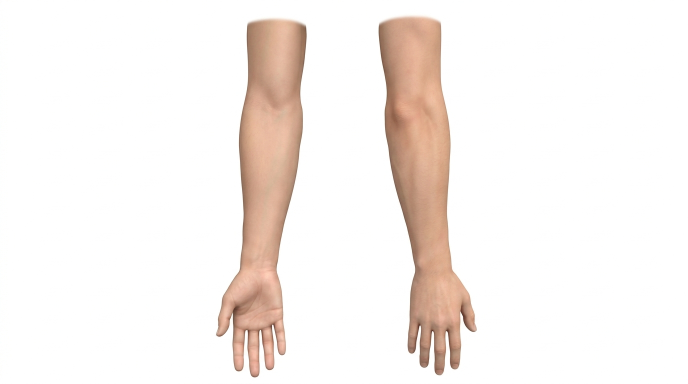
#> input picture tools/recorrido/base_brazos_v2.png, 1376 x 768 px (shown at 1/2 size)
$ python generar_electrodos.py recorrido/base_brazos_v2.png
#> lines starting #> are read from the running program, lines starting #| are printed output that depends on the picture; after the words box and inside, x2 and y2 are one past the last pixel; in counts of white or black regions, pixels touching at a corner belong together
"""Render the forearm electrode-placement figure, in both languages.

    python tools/generar_electrodos.py        # both
    python tools/generar_electrodos.py en     # English only

Writes ``docs/electrodos_antebrazo_<lang>.png``, the figure the placement
guide and the manuals carry. It is the same drawing as the article's figure
of where the muscles are, built over the same base and with the same
construction, so the manual and the paper cannot drift apart.

The figure exists because "put the electrodes on the muscle belly" is not an
instruction anyone can follow precisely. What makes placement repeatable is a
**bony landmark to measure from**, plus a palpation test to confirm the muscle
underneath is the intended one. Both are drawn, and the landmark is the same
for the two channels: **the epicondyle of its own side, 5 cm away along the
belly** — the medial one for the flexor, the lateral one for the extensor.
The styloid processes are not used: they were in the construction the first
version drew, as the far end of a line the pair sat a third or a quarter of
the way down, and that is not how the pair is placed at the bench.

There is **one reference, on the olecranon**, shared by both channels: with
both pairs over the same muscle, taking either sensor's reference away changed
neither the amplitude nor the noise, so a second one buys nothing and is one
more connection to get wrong.

Each muscle is drawn in **its channel's colour in the application** —
``COLOUR_1`` and ``COLOUR_2`` of :mod:`emgteach.charts`, the ones its traces
and load bars carry — because a reader looks at this figure and then at the
screen, and two keys for the same two muscles is one too many.

The anatomical base (``tools/recorrido/base_brazos_v2.png``, shared with the
guided tour's pictures) is an AI-generated image of two forearms, made without
text or electrodes; the muscle bellies, the landmarks, the electrode positions
and every measurement on top of it are the author's, drawn to scale: elbow
crease to wrist is 25 cm, and from that come the 5 cm from each epicondyle,
the 2 cm between electrodes and the 10 mm of each one.
"""

from __future__ import annotations

import sys
from pathlib import Path

import matplotlib

matplotlib.use("Agg")
import matplotlib.pyplot as plt
import numpy as np
from matplotlib.patches import Circle, FancyBboxPatch, Polygon
from matplotlib.path import Path as MplPath
from PIL import Image

from emgteach.charts import COLOUR_1, COLOUR_2

RAIZ = Path(__file__).resolve().parent.parent
BASE = Path(__file__).resolve().parent / "recorrido" / "base_brazos_v2.png"
DESTINO = RAIZ / "docs"

TEXTOS = {
    "es": {
        "titulo": "Dónde están los músculos y dónde van los electrodos",
        "cara_a": "A · Cara anterior", "cara_b": "B · Cara posterior",
        "canal_1": "Canal 1", "canal_2": "Canal 2",
        "musculo_1": "flexor radial del carpo",
        "musculo_2": "extensores radiales del carpo",
        "rotulo_1": "flexor radial\ndel carpo",
        "rotulo_2": "extensores\nradiales del carpo",
        "epitroclea": "epitróclea", "epicondilo": "epicóndilo\nlateral",
        "olecranon": "olécranon",
        "banda_1": "Los electrodos van sobre el VIENTRE del músculo, donde es ancho, nunca sobre el tendón.",
        "banda_2": "Referencia: una sola, sobre el olécranon, compartida por los dos canales.",
        "banda_3": "Localízalos palpando: canal 1 con flexión de muñeca y los dedos extendidos, canal 2 con",
        "banda_4": "extensión de muñeca. Marca con rotulador antes de limpiar la piel y pegar los electrodos.",
    },
    "en": {
        "titulo": "Where the muscles are and where the electrodes go",
        "cara_a": "A · Anterior aspect", "cara_b": "B · Posterior aspect",
        "canal_1": "Channel 1", "canal_2": "Channel 2",
        "musculo_1": "flexor carpi radialis",
        "musculo_2": "extensor carpi radialis",
        "rotulo_1": "flexor carpi\nradialis",
        "rotulo_2": "extensor carpi\nradialis",
        "epitroclea": "medial\nepicondyle", "epicondilo": "lateral\nepicondyle",
        "olecranon": "olecranon",
        "banda_1": "Electrodes go over the muscle BELLY, where it is widest — never over the tendon.",
        "banda_2": "Reference: a single one, on the olecranon, shared by both channels.",
        "banda_3": "Find them by palpation: channel 1 with wrist flexion and the fingers extended, channel 2",
        "banda_4": "with wrist extension. Mark with a pen before cleaning the skin and applying the electrodes.",
    },
}

# The base, cropped to the two forearms, and the author's construction in
# pixels of that crop.
_im = Image.open(BASE).convert("RGB")
_a = np.asarray(_im)
#> _a is the input picture: shape (768, 1376, 3); mean R, G, B 247.7, 241.5, 238
_nb = _a.astype(int).sum(2) < 720
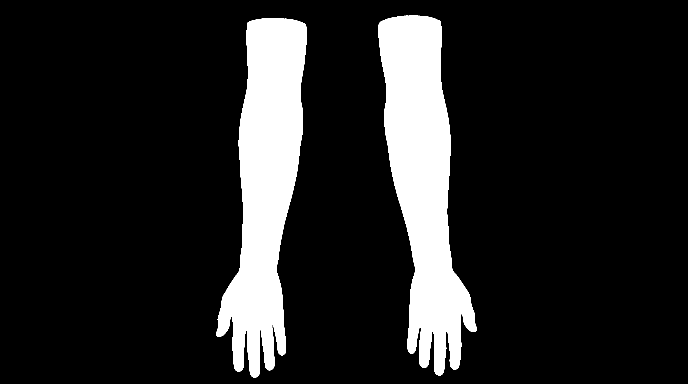
#> _nb: shape (768, 1376) bool (shown at 1/2 size); 14% white; 2 white regions, box (x1, y1, x2, y2) and area: (757, 31, 954, 751) 74978, (432, 36, 614, 755) 73436
_cols = np.where(_nb.any(0))[0]
_rows = np.where(_nb.any(1))[0]
IM = _im.crop((_cols.min() - 14, _rows.min() - 8, _cols.max() + 15,
               _rows.max() + 9)).crop((0, 0, 550, 572))
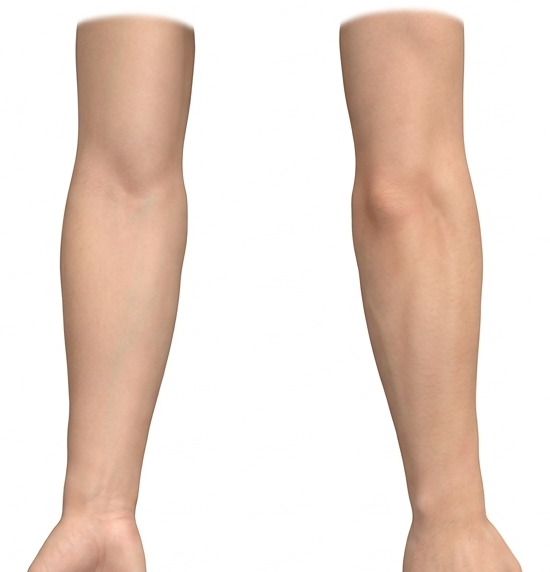
#> IM: PIL image 550x572 RGB; mean R, G, B 236.1, 219.4, 209.7
_M = np.asarray(IM).astype(int).sum(2) < 700
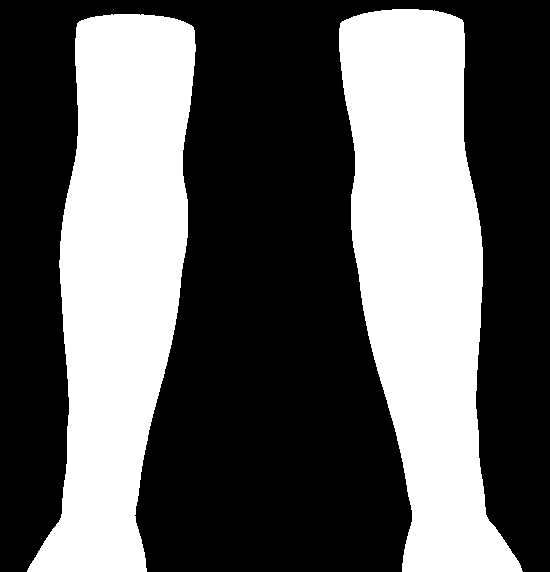
#> _M: shape (572, 550) bool; 37.8% white; 2 white regions, box (x1, y1, x2, y2) and area: (339, 9, 523, 572) 60475, (27, 14, 196, 572) 58421

Y_CODO, Y_MUNECA = 230, 510
CM_PX = (Y_MUNECA - Y_CODO) / 25.0
EPITROCLEA, EPICONDILO = (184, 236), (480, 230)
#: The point of the elbow seen from behind, between the epicondyles and
#: nearer the medial one: where the one reference goes.
OLECRANON = (400, 200)
#: Control points of each muscle's course, from origin to insertion.
FCR = [(184, 236), (158, 300), (130, 372), (106, 448), (88, 542)]
ECR = [(482, 216), (470, 286), (462, 356), (464, 436), (470, 528)]
#: How far down the belly the pair sits, from its own epicondyle.
DESDE_EPICONDILO_CM = 5.0

ANCHO_IN = 6.5
ESC = (ANCHO_IN * 72 * 0.60) / IM.size[0]
#> ESC = 0.511
IMG_W, IMG_H = IM.size[0] * ESC, IM.size[1] * ESC
#> IMG_W = 280.8; IMG_H = 292
ALTO_IN = (IMG_H + 176) / 72
#> ALTO_IN = 6.5
W, H = ANCHO_IN * 72, ALTO_IN * 72
#> W = 468; H = 468

MUS_F, MUS_E = COLOUR_1, COLOUR_2        # the application's key, not the figure's
HUESO, TXT, REF, AZUL_T = "#333333", "#1f2933", "#12833f", "#1F4E79"


def cm(v: float) -> float:
    """Real centimetres, in pixels of the base."""
    return v * CM_PX


def curva(ctrl, n: int = 160):
    """A smooth course through the control points, parameterised by t."""
    c = np.asarray(ctrl, float)
    t = np.linspace(0, 1, len(c))
    tt = np.linspace(0, 1, n)
    cx = np.polyfit(t, c[:, 0], min(3, len(c) - 1))
    cy = np.polyfit(t, c[:, 1], min(3, len(c) - 1))
    return np.polyval(cx, tt), np.polyval(cy, tt), tt


class Lamina:
    """One figure: the base image placed in it, and everything drawn on top."""

    def __init__(self, t: dict) -> None:
        self.t = t
        self.fig = plt.figure(figsize=(ANCHO_IN, ALTO_IN), dpi=300)
        self.ax = self.fig.add_axes([0, 0, 1, 1])
        self.ax.set_xlim(0, W)
        self.ax.set_ylim(0, H)
        self.ax.axis("off")
        self.x0 = (W - IMG_W) / 2
        self.y0 = H - 62 - IMG_H
        self.ax.imshow(np.asarray(IM), zorder=1, aspect="auto",
                       extent=[self.x0, self.x0 + IMG_W,
                               self.y0, self.y0 + IMG_H])

    def px(self, x: float, y: float) -> tuple[float, float]:
        return (self.x0 + x * ESC, self.y0 + IMG_H - y * ESC)

    def silueta(self, x0: int, x1: int) -> MplPath:
        """The arm's outline between two columns, to clip a belly with."""
        izq, der = [], []
        for y in range(8, _M.shape[0] - 2):
            f = np.where(_M[y, x0:x1])[0]
            if len(f) < 8:
                continue
            izq.append((x0 + f.min(), y))
            der.append((x0 + f.max(), y))
        return MplPath([self.px(a, b) for a, b in izq + der[::-1]])

    def vientre(self, ctrl, w_max_cm: float, color: str, clip):
        """The belly: wide in the proximal third, a thin tendon distally."""
        xs, ys, tt = curva(ctrl)
        perfil = np.interp(tt, [0.0, 0.10, 0.30, 0.55, 0.72, 1.0],
                           [0.30, 0.85, 1.00, 0.62, 0.20, 0.13]) * cm(w_max_cm)
        dx, dy = np.gradient(xs), np.gradient(ys)
        n = np.hypot(dx, dy)
        nx, ny = -dy / n, dx / n
        poly = np.vstack([np.stack([xs + nx * perfil, ys + ny * perfil], 1),
                          np.stack([xs - nx * perfil, ys - ny * perfil], 1)[::-1]])
        par = Polygon([self.px(*p) for p in poly], closed=True, fc=color,
                      alpha=.46, ec=color, lw=1.0, zorder=4)
        self.ax.add_patch(par)
        par.set_clip_path(clip, transform=self.ax.transData)
        return xs, ys

    def rotulo_musculo(self, xp, yp, etq, color, dx, ha) -> None:
        """The muscle's name outside the arm, with a leader line."""
        x, y = self.px(xp, yp)
        self.ax.plot([x, x + dx], [y, y], color=color, lw=0.8, alpha=.8, zorder=7)
        self.ax.text(x + dx + (3 if ha == "left" else -3), y, etq, fontsize=8.2,
                     color=color, fontweight="bold", ha=ha, va="center",
                     zorder=8, linespacing=1.2)

    def electrodos(self, xp, yp, ang, lado) -> None:
        d = cm(2.0) / 2 * ESC
        r = cm(1.0) / 2 * ESC
        x, y = self.px(xp, yp)
        ux, uy = np.sin(np.radians(ang)), np.cos(np.radians(ang))
        for s in (+1, -1):
            self.ax.add_patch(Circle((x + s * d * ux, y + s * d * uy), r,
                                     fc="#2b2b2b", ec="white", lw=1.2, zorder=9))
            self.ax.add_patch(Circle((x + s * d * ux, y + s * d * uy), r * 0.34,
                                     fc="#e8e8e8", zorder=10))
        self.ax.annotate("", xy=(x + d * ux + lado * 13, y + d * uy),
                         xytext=(x - d * ux + lado * 13, y - d * uy), zorder=9,
                         arrowprops=dict(arrowstyle="<->", color=TXT, lw=0.9,
                                         shrinkA=0, shrinkB=0))
        self.ax.text(x + lado * 16, y, "2 cm", fontsize=8.2, color=TXT, zorder=9,
                     ha="left" if lado > 0 else "right", va="center")

    def hueso(self, xp, yp, etq, dxp, dyp, ha, relleno="white") -> None:
        """A palpable bony landmark: the thing placement is measured from."""
        x, y = self.px(xp, yp)
        x2, y2 = self.px(xp + dxp, yp + dyp)
        self.ax.add_patch(Circle((x, y), 3.2, fc=relleno, ec=HUESO, lw=1.4, zorder=9))
        self.ax.plot([x, x2], [y, y2], color=HUESO, lw=0.9, zorder=8)
        self.ax.text(x2 + (3 if ha == "left" else -3), y2, etq, fontsize=8.2,
                     color=HUESO, ha=ha, va="center", zorder=9, linespacing=1.25)

    def par_del_canal(self, ctrl, w_max_cm, color, clip, origen, lado, dx_cota):
        """A muscle with its pair, measured from its own epicondyle."""
        xs, ys = self.vientre(ctrl, w_max_cm, color, clip)
        i = int(np.argmin(np.abs(np.hypot(xs - origen[0], ys - origen[1])
                                 - cm(DESDE_EPICONDILO_CM))))
        ang = np.degrees(np.arctan2(xs[i + 3] - xs[i - 3],
                                    -(ys[i + 3] - ys[i - 3])))
        self.electrodos(xs[i], ys[i], ang, lado=lado)
        xm, ym = self.px(*origen)
        xn, yn = self.px(xs[i], ys[i])
        self.ax.annotate("", xy=(xn, yn), xytext=(xm, ym), zorder=7,
                         arrowprops=dict(arrowstyle="<->", color=color, lw=1.0,
                                         shrinkA=4, shrinkB=7))
        self.ax.text((xm + xn) / 2 + dx_cota, (ym + yn) / 2, "5 cm", fontsize=8.2,
                     color=color, fontweight="bold",
                     ha="right" if dx_cota < 0 else "left", va="center", zorder=8)

    def referencia(self, xp, yp, etq) -> None:
        """The one reference, on the olecranon."""
        x, y = self.px(xp, yp)
        self.ax.add_patch(Circle((x, y), 5.0, fc=REF, ec="white", lw=1.4, zorder=10))
        self.ax.add_patch(Circle((x, y), 1.8, fc="white", zorder=11))
        x2, y2 = self.px(xp - 40, yp - 34)
        self.ax.plot([x, x2], [y, y2], color=HUESO, lw=0.9, zorder=8)
        self.ax.text(x2 - 3, y2, etq, fontsize=8.2, color=HUESO, ha="right",
                     va="center", linespacing=1.25, zorder=9)

    def banda(self) -> None:
        """The legend under the two panels."""
        t = self.t
        y0, alto = 14, 92
        self.ax.add_patch(FancyBboxPatch(
            (26, y0), W - 52, alto, boxstyle="round,pad=0,rounding_size=6",
            fc="#f5f2ec", ec="#d9cbb8", lw=1.0, zorder=1))
        y = y0 + alto - 18
        self.ax.add_patch(Circle((44, y), 5.4, fc="#2b2b2b", ec="white", lw=1.4, zorder=3))
        self.ax.add_patch(Circle((44, y), 1.9, fc="#e8e8e8", zorder=4))
        self.ax.text(58, y, t["banda_1"], fontsize=8.5, color=TXT, va="center")
        y -= 21
        self.ax.add_patch(Circle((44, y), 5.4, fc=REF, ec="white", lw=1.4, zorder=3))
        self.ax.add_patch(Circle((44, y), 1.9, fc="white", zorder=4))
        self.ax.text(58, y, t["banda_2"], fontsize=8.5, color=TXT, va="center")
        y -= 22
        self.ax.text(44, y, t["banda_3"], fontsize=8.5, color=TXT, va="center")
        y -= 13
        self.ax.text(44, y, t["banda_4"], fontsize=8.5, color=TXT, va="center")


def construir(lang: str) -> Path:
    t = TEXTOS[lang]
    lm = Lamina(t)
    lm.ax.text(W / 2, H - 16, t["titulo"], fontsize=12.5, fontweight="bold",
               color=AZUL_T, ha="center", va="center")
    xa, _ = lm.px(125, 0)
    xb, _ = lm.px(414, 0)
    for xc, cara, canal, musculo, col in (
        (xa, t["cara_a"], t["canal_1"], t["musculo_1"], MUS_F),
        (xb, t["cara_b"], t["canal_2"], t["musculo_2"], MUS_E),
    ):
        lm.ax.text(xc, H - 33, cara, fontsize=9.6, fontweight="bold",
                   color=TXT, ha="center")
        lm.ax.text(xc, H - 45, canal, fontsize=8.6, fontweight="bold",
                   color=col, ha="center")
        lm.ax.text(xc, H - 56, musculo, fontsize=8.4, color=col, ha="center")

    clip_a, clip_b = lm.silueta(30, 265), lm.silueta(300, 545)
    # A · the flexor, measured from the medial epicondyle.
    lm.par_del_canal(FCR, 1.5, MUS_F, clip_a, EPITROCLEA, lado=-1, dx_cota=-11)
    lm.rotulo_musculo(112, 420, t["rotulo_1"], MUS_F, -58, "right")
    lm.hueso(*EPITROCLEA, t["epitroclea"], 26, -30, "left")
    # B · the extensor, measured from the lateral epicondyle, the same way.
    lm.par_del_canal(ECR, 1.7, MUS_E, clip_b, EPICONDILO, lado=-1, dx_cota=9)
    lm.rotulo_musculo(468, 430, t["rotulo_2"], MUS_E, 14, "left")
    lm.hueso(*EPICONDILO, t["epicondilo"], 24, -30, "left")
    lm.referencia(*OLECRANON, t["olecranon"])
    lm.banda()

    ruta = DESTINO / f"electrodos_antebrazo_{lang}.png"
    lm.fig.savefig(ruta, dpi=300, facecolor="white")
    plt.close(lm.fig)
    return ruta


def main() -> int:
    DESTINO.mkdir(parents=True, exist_ok=True)
    idiomas = [a for a in sys.argv[1:] if a in TEXTOS] or ["es", "en"]
    for lang in idiomas:
        ruta = construir(lang)
        print(f"  {ruta.relative_to(RAIZ)}  {ANCHO_IN} × {ALTO_IN:.2f} in")
#> this loop made 2 passes
#> pass 1, in construir, `lm.fig.savefig(ruta, dpi=300, facecolor="white")`:
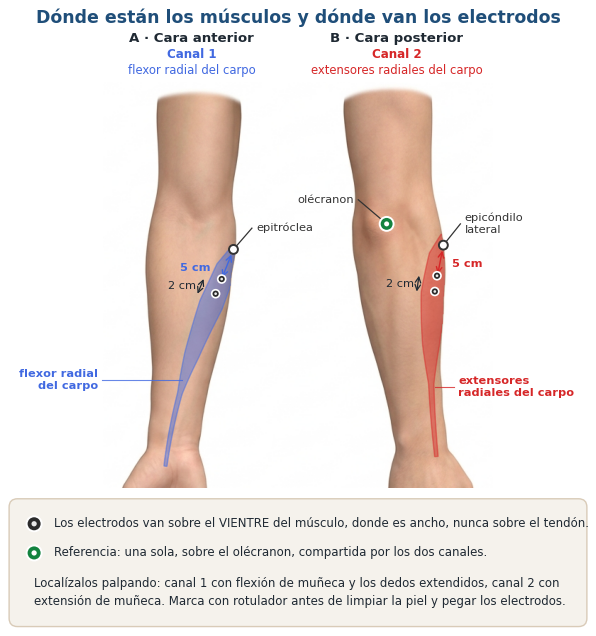
#> figure drawn by matplotlib, 1 panel
#> pass 2, in construir (call 2), `lm.fig.savefig(ruta, dpi=300, facecolor="white")`:
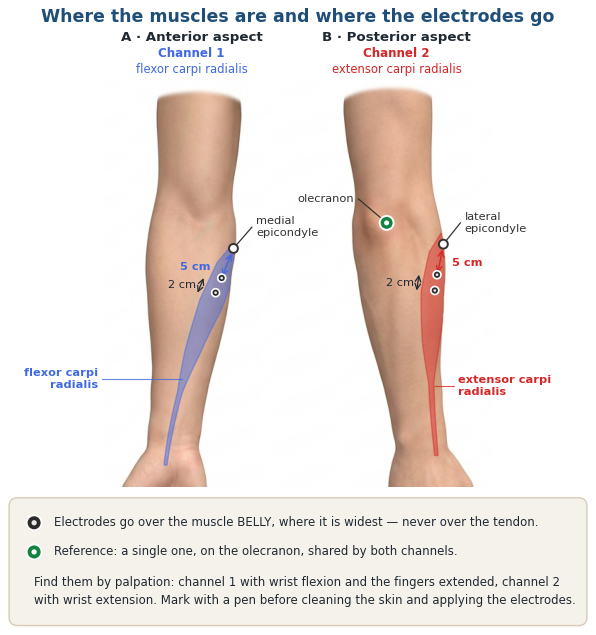
#> figure drawn by matplotlib, 1 panel
    return 0


if __name__ == "__main__":
    sys.exit(main())
#> (the program exits here)
